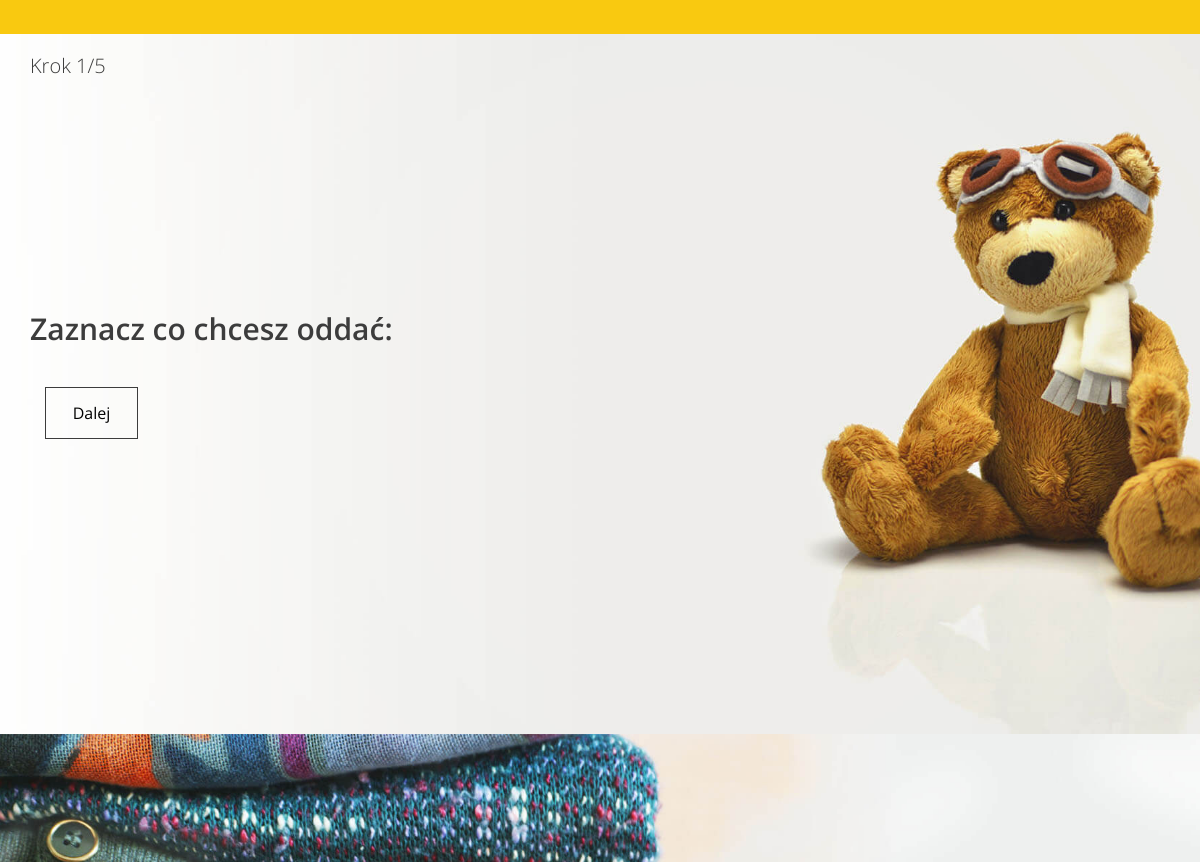
The page /donate/ (signed in, middle part) on the database as committed earlier.
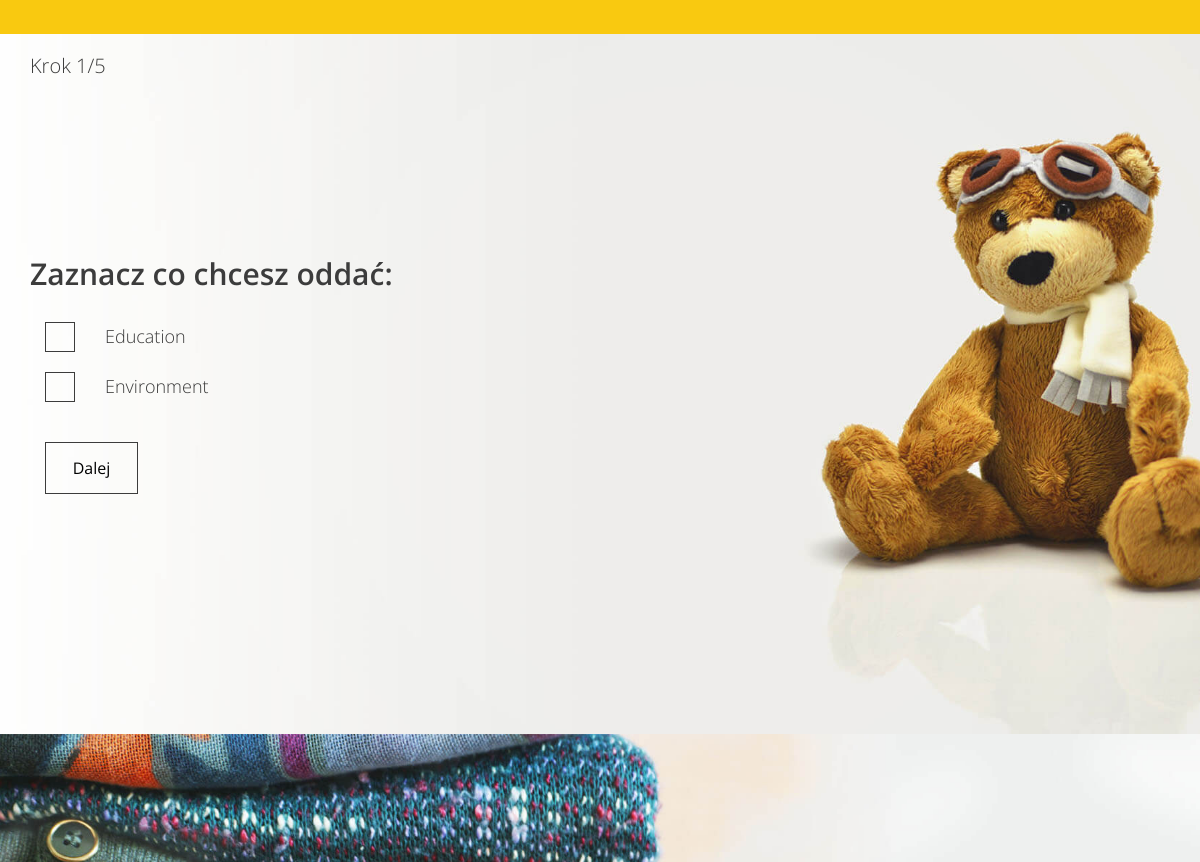
The same page on the database as committed later.
### main/models.py (models this page shows)
class Category(models.Model):
    name = models.CharField(max_length=100)

### main/views.py (the view, shortened to what this page needs)
# urls.py: path('donate/', DonationPageView.as_view(), name='donate'),
class DonationPageView(View):
    def get(self, request):
        if not request.user.is_authenticated:
            return redirect('login')
        categories = Category.objects.all()
        context = {'categories': categories}
        return render(request, 'form.html', context)

### utils/context_processors.py (called while the page is built)
def user_info(request):
    if request.user.is_authenticated:
        username = request.user.first_name
        return {'username': username, 'is_superuser': request.user.is_superuser}
    else:
        return {'username': None}

### templates/form.html (shortened to what this page needs)
{% extends "base.html" %}
{% load static %}
{% block section %}
    <section class="form--steps">
        <div class="form--steps-instructions">
        </div>
        <div class="form--steps-container">
            <div class="form--steps-counter">Krok <span>1</span>/5</div>
            <form method="post" id="myForm">
                <div data-step="1" class="active">
                    <h3>Zaznacz co chcesz oddać:</h3>
                    {% for category in categories %}
                        <div class="form-group form-group--checkbox">
                            <label>
                                <span class="checkbox"></span>
                                <span class="description">{{ category.name }}</span>
                            </label>
                        </div>
                    {% endfor %}
                    <div class="form-group form-group--buttons">
                        <button type="button" class="btn next-step" id="nextStepBtn1">Dalej</button>
                    </div>
                </div>
            </form>
        </div>
    </section>
{% endblock %}

Rows that differ between the two databases and show on the page:
added Category: name "Education"
added Category: name "Environment"
